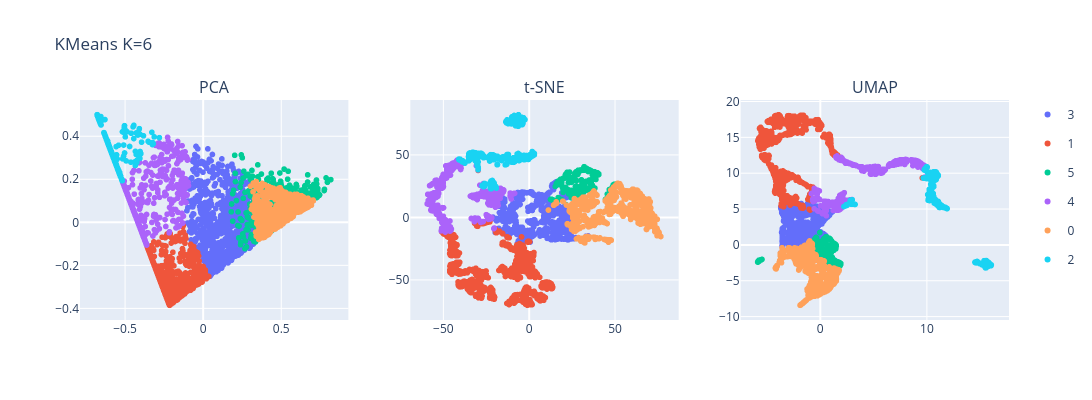

This figure's notebook cell:
### Code cell
# Utilice la siguiente función para graficar k-means. kmeans_labels = clusters obtenidos por k-means.
plot_dim_reductions(pca_proj, tsne_proj, umap_proj, name="KMeans K=6", colors=kmeans_labels)

### Figure 1 — Plotly figure (JSON) as saved in the notebook; plotly's stock layout.template omitted (floating-point values rounded to 4 significant figures; data arrays with more than 128 entries replaced by an {"elided": "..."} marker saying what was removed)
{"data": [{"hovertemplate": "color=3<br>x=%{x}<br>y=%{y}<extra></extra>", "legendgroup": "3", "marker": {"color": "#636efa", "symbol": "circle"}, "mode": "markers", "name": "3", "showlegend": true, "type": "scattergl", "x": {"elided": "884 float values"}, "xaxis": "x", "y": {"elided": "884 float values"}, "yaxis": "y"}, {"hovertemplate": "color=1<br>x=%{x}<br>y=%{y}<extra></extra>", "legendgroup": "1", "marker": {"color": "#EF553B", "symbol": "circle"}, "mode": "markers", "name": "1", "showlegend": true, "type": "scattergl", "x": {"elided": "1157 float values"}, "xaxis": "x", "y": {"elided": "1157 float values"}, "yaxis": "y"}, {"hovertemplate": "color=5<br>x=%{x}<br>y=%{y}<extra></extra>", "legendgroup": "5", "marker": {"color": "#00cc96", "symbol": "circle"}, "mode": "markers", "name": "5", "showlegend": true, "type": "scattergl", "x": {"elided": "299 float values"}, "xaxis": "x", "y": {"elided": "299 float values"}, "yaxis": "y"}, {"hovertemplate": "color=4<br>x=%{x}<br>y=%{y}<extra></extra>", "legendgroup": "4", "marker": {"color": "#ab63fa", "symbol": "circle"}, "mode": "markers", "name": "4", "showlegend": true, "type": "scattergl", "x": {"elided": "602 float values"}, "xaxis": "x", "y": {"elided": "602 float values"}, "yaxis": "y"}, {"hovertemplate": "color=0<br>x=%{x}<br>y=%{y}<extra></extra>", "legendgroup": "0", "marker": {"color": "#FFA15A", "symbol": "circle"}, "mode": "markers", "name": "0", "showlegend": true, "type": "scattergl", "x": {"elided": "915 float values"}, "xaxis": "x", "y": {"elided": "915 float values"}, "yaxis": "y"}, {"hovertemplate": "color=2<br>x=%{x}<br>y=%{y}<extra></extra>", "legendgroup": "2", "marker": {"color": "#19d3f3", "symbol": "circle"}, "mode": "markers", "name": "2", "showlegend": true, "type": "scattergl", "x": {"elided": "457 float values"}, "xaxis": "x", "y": {"elided": "457 float values"}, "yaxis": "y"}, {"hovertemplate": "color=3<br>x=%{x}<br>y=%{y}<extra></extra>", "legendgroup": "3", "marker": {"color": "#636efa", "symbol": "circle"}, "mode": "markers", "name": "3", "showlegend": false, "type": "scattergl", "x": {"elided": "884 float values"}, "xaxis": "x2", "y": {"elided": "884 float values"}, "yaxis": "y2"}, {"hovertemplate": "color=1<br>x=%{x}<br>y=%{y}<extra></extra>", "legendgroup": "1", "marker": {"color": "#EF553B", "symbol": "circle"}, "mode": "markers", "name": "1", "showlegend": false, "type": "scattergl", "x": {"elided": "1157 float values"}, "xaxis": "x2", "y": {"elided": "1157 float values"}, "yaxis": "y2"}, {"hovertemplate": "color=5<br>x=%{x}<br>y=%{y}<extra></extra>", "legendgroup": "5", "marker": {"color": "#00cc96", "symbol": "circle"}, "mode": "markers", "name": "5", "showlegend": false, "type": "scattergl", "x": {"elided": "299 float values"}, "xaxis": "x2", "y": {"elided": "299 float values"}, "yaxis": "y2"}, {"hovertemplate": "color=4<br>x=%{x}<br>y=%{y}<extra></extra>", "legendgroup": "4", "marker": {"color": "#ab63fa", "symbol": "circle"}, "mode": "markers", "name": "4", "showlegend": false, "type": "scattergl", "x": {"elided": "602 float values"}, "xaxis": "x2", "y": {"elided": "602 float values"}, "yaxis": "y2"}, {"hovertemplate": "color=0<br>x=%{x}<br>y=%{y}<extra></extra>", "legendgroup": "0", "marker": {"color": "#FFA15A", "symbol": "circle"}, "mode": "markers", "name": "0", "showlegend": false, "type": "scattergl", "x": {"elided": "915 float values"}, "xaxis": "x2", "y": {"elided": "915 float values"}, "yaxis": "y2"}, {"hovertemplate": "color=2<br>x=%{x}<br>y=%{y}<extra></extra>", "legendgroup": "2", "marker": {"color": "#19d3f3", "symbol": "circle"}, "mode": "markers", "name": "2", "showlegend": false, "type": "scattergl", "x": {"elided": "457 float values"}, "xaxis": "x2", "y": {"elided": "457 float values"}, "yaxis": "y2"}, {"hovertemplate": "color=3<br>x=%{x}<br>y=%{y}<extra></extra>", "legendgroup": "3", "marker": {"color": "#636efa", "symbol": "circle"}, "mode": "markers", "name": "3", "showlegend": false, "type": "scattergl", "x": {"elided": "884 float values"}, "xaxis": "x3", "y": {"elided": "884 float values"}, "yaxis": "y3"}, {"hovertemplate": "color=1<br>x=%{x}<br>y=%{y}<extra></extra>", "legendgroup": "1", "marker": {"color": "#EF553B", "symbol": "circle"}, "mode": "markers", "name": "1", "showlegend": false, "type": "scattergl", "x": {"elided": "1157 float values"}, "xaxis": "x3", "y": {"elided": "1157 float values"}, "yaxis": "y3"}, {"hovertemplate": "color=5<br>x=%{x}<br>y=%{y}<extra></extra>", "legendgroup": "5", "marker": {"color": "#00cc96", "symbol": "circle"}, "mode": "markers", "name": "5", "showlegend": false, "type": "scattergl", "x": {"elided": "299 float values"}, "xaxis": "x3", "y": {"elided": "299 float values"}, "yaxis": "y3"}, {"hovertemplate": "color=4<br>x=%{x}<br>y=%{y}<extra></extra>", "legendgroup": "4", "marker": {"color": "#ab63fa", "symbol": "circle"}, "mode": "markers", "name": "4", "showlegend": false, "type": "scattergl", "x": {"elided": "602 float values"}, "xaxis": "x3", "y": {"elided": "602 float values"}, "yaxis": "y3"}, {"hovertemplate": "color=0<br>x=%{x}<br>y=%{y}<extra></extra>", "legendgroup": "0", "marker": {"color": "#FFA15A", "symbol": "circle"}, "mode": "markers", "name": "0", "showlegend": false, "type": "scattergl", "x": {"elided": "915 float values"}, "xaxis": "x3", "y": {"elided": "915 float values"}, "yaxis": "y3"}, {"hovertemplate": "color=2<br>x=%{x}<br>y=%{y}<extra></extra>", "legendgroup": "2", "marker": {"color": "#19d3f3", "symbol": "circle"}, "mode": "markers", "name": "2", "showlegend": false, "type": "scattergl", "x": {"elided": "457 float values"}, "xaxis": "x3", "y": {"elided": "457 float values"}, "yaxis": "y3"}], "layout": {"annotations": [{"font": {"size": 16}, "showarrow": false, "text": "PCA", "x": 0.1444, "xanchor": "center", "xref": "paper", "y": 1, "yanchor": "bottom", "yref": "paper"}, {"font": {"size": 16}, "showarrow": false, "text": "t-SNE", "x": 0.5, "xanchor": "center", "xref": "paper", "y": 1, "yanchor": "bottom", "yref": "paper"}, {"font": {"size": 16}, "showarrow": false, "text": "UMAP", "x": 0.8556, "xanchor": "center", "xref": "paper", "y": 1, "yanchor": "bottom", "yref": "paper"}], "height": 400, "title": {"text": "KMeans K=6"}, "width": 1200, "xaxis": {"anchor": "y", "domain": [0, 0.2889]}, "xaxis2": {"anchor": "y2", "domain": [0.3556, 0.6444]}, "xaxis3": {"anchor": "y3", "domain": [0.7111, 1]}, "yaxis": {"anchor": "x", "domain": [0, 1]}, "yaxis2": {"anchor": "x2", "domain": [0, 1]}, "yaxis3": {"anchor": "x3", "domain": [0, 1]}}}
